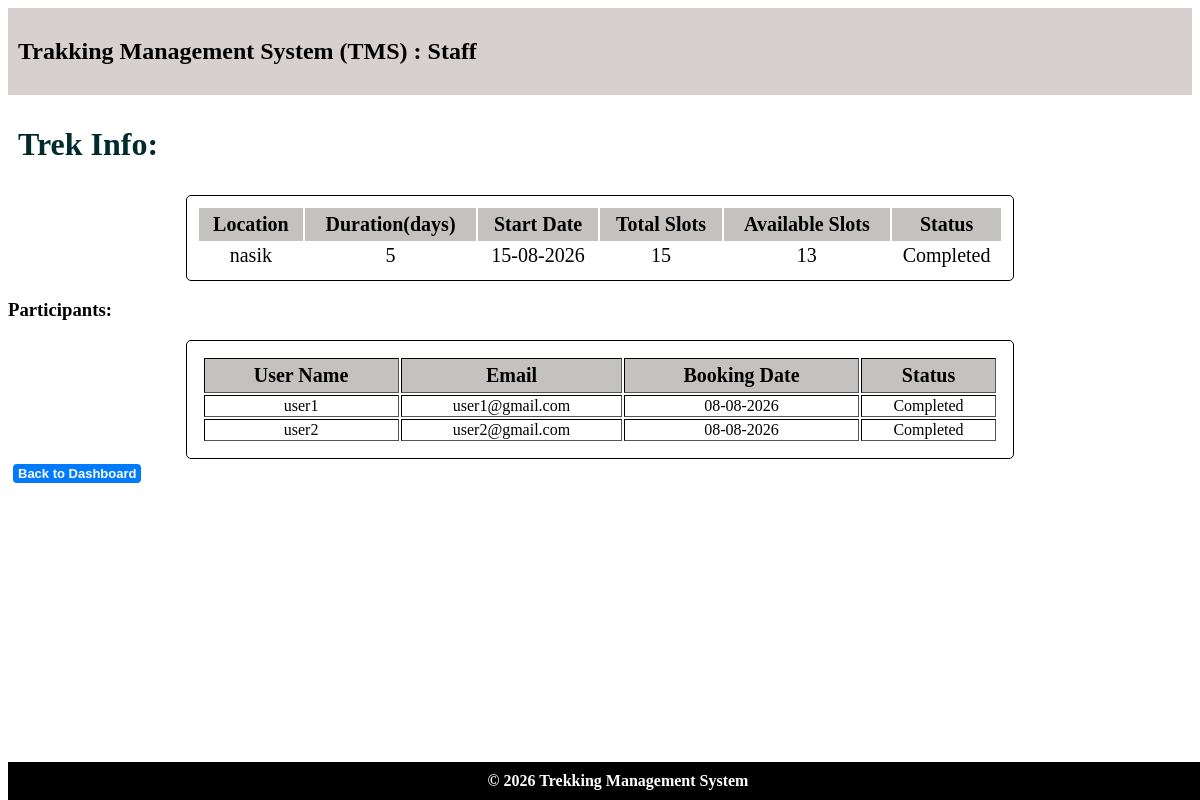
Screenshot of /staff/5/trek/3 with the database file from the repository.
### models.py (models this page shows)
class Treks(db.Model):
    __tablename__ = "treks"
    trek_id = db.Column(db.Integer,primary_key=True)
    trek_name = db.Column(db.String, nullable=False)
    location = db.Column(db.String, nullable=False)
    duration_days = db.Column(db.Integer,nullable=False)
    total_slots = db.Column(db.Integer,nullable=False)
    avail_slots = db.Column(db.Integer,nullable=False)
    staff_id = db.Column(db.Integer,db.ForeignKey("staff_profiles.staff_id"),nullable=True)
    difficulty = db.Column(db.Integer,nullable=False, default=0)    # 0 = Easy, 1 = Moderate, 2 = Hard
    trek_status = db.Column(db.Integer,nullable=False,default=0)    # 0 = Pending, 1 = Approved, 2 = Open, 3 = Closed, 4 = Completed
    start_date = db.Column(db.Date,nullable=False)
    end_date = db.Column(db.Date, nullable=False)
    description = db.Column(db.String,nullable=False)
    bookings = db.relationship(
        "Bookings",
        cascade="all, delete",
        backref="treks"
    )

class Bookings(db.Model):
    __tablename__ = "bookings"
    booking_id = db.Column(db.Integer,primary_key=True)
    trekker_id = db.Column(db.Integer,db.ForeignKey("trekker_profiles.trekker_id"),nullable=False)
    trek_id = db.Column(db.Integer,db.ForeignKey("treks.trek_id"),nullable=False)
    booking_status = db.Column(db.Integer,nullable=False,default=0)     # 0 = Booked, 1 = Cancelled  2 = Completed
    booking_date = db.Column(db.Date,nullable=False)
    __table_args__ = (
        db.UniqueConstraint(
            "trekker_id",
            "trek_id",
            name="unique_trekker_trek"
        ),
    )

class Trekker_Profiles(db.Model):
    __tablename__ = "trekker_profiles"
    trekker_id = db.Column(db.Integer,db.ForeignKey("users.id"),primary_key=True)
    name = db.Column(db.String, nullable=False)
    phone = db.Column(db.String, nullable=False)
    address = db.Column(db.String, nullable=False)
    emergency_contact = db.Column(db.String, nullable=False)
    status = db.Column(db.Integer,nullable=False,default=0) # 0 = Registered, # 1 = Blacklisted
    bookings = db.relationship(
        "Bookings",
        cascade="all, delete",
        backref="trekker_profiles"
    )

class Users(db.Model):
    __tablename__ = "users"
    id = db.Column(db.Integer, primary_key=True)
    email = db.Column(db.String, unique=True, nullable=False)
    password = db.Column(db.String, nullable=False)
    role = db.Column(db.Integer, nullable=False, default=1) # 0 = Admin, 1 = Trekker, 2 = Staff
    trekker_profile = db.relationship(
        "Trekker_Profiles",
        cascade="all, delete",
        backref="users",
        uselist=False
    )
    staff_profile = db.relationship(
        "Staff_Profiles",
        cascade="all, delete",
        backref="users",
        uselist=False
    )

### controller.py (the view)
@app.route("/staff/<int:staff_id>/trek/<int:trek_id>")
def staff_trek(staff_id, trek_id):
    trek = db.session.query(Treks).filter(Treks.trek_id == trek_id).first()
    if not trek:
        return "Trek not found."
    bookings = db.session.query(Bookings).filter(Bookings.trek_id == trek_id).all()
    return render_template("staff_treks.html",trek=trek,bookings=bookings,staff_id=staff_id)

### templates/staff_treks.html (shortened to what this page needs)
<!DOCTYPE html>
<html lang="en">
<head>
    <link rel="stylesheet" href="/static/main.css">
</head>
<body>
    <header>
        <h2>Trakking Management System (TMS) : Staff</h2>
    </header>
    <main>
        <h1>Trek Info: </h1>
        <table class="Dashboard">
            <tr><th>Location</th>   <th>Duration(days)</th> <th>Start Date</th> <th>Total Slots</th> <th>Available Slots</th> <th>Status</th></tr>
            <tr><td>{{ trek.location }}</td>
                <td>{{ trek.duration_days }}</td>
                <td>{{ trek.start_date.strftime('%d-%m-%Y') }}</td>
                <td>{{ trek.total_slots }}</td>
                <td>{{ trek.avail_slots }}</td>
                <td>
                    {% if trek.trek_status == 1 %}
                        Approved
                    {% elif trek.trek_status == 2 %}
                        Open
                    {% elif trek.trek_status == 3 %}
                        Closed
                    {% elif trek.trek_status == 4 %}
                        Completed
                    {% endif %}
                </td>
            </tr>
        </table>
        <h3>Participants: </h3>
        <table class="normal" border="1">
            <tr><th>User Name</th> <th>Email</th>   <th>Booking Date</th>   <th>Status</th></tr>
            {% for booking in bookings %}
            <tr><td>{{ booking.trekker_profiles.name }}</td>
                <td>{{ booking.trekker_profiles.users.email }}</td>
                <td>{{ booking.booking_date.strftime('%d-%m-%Y') }}</td>
                <td>
                    {% if booking.booking_status == 0 %}
                        Booked
                    {% elif booking.booking_status == 1 %}
                        Cancelled
                    {% elif booking.booking_status == 2 %}
                        Completed
                    {% endif %}
                </td>
            </tr>
        {% else %}
        <tr><td colspan="4">No participants yet.</td></tr>
        {% endfor %}
        </table>
        <a href="{{ url_for('staff_dashboard',staff_id=staff_id) }}"class="btn-link">
        Back to Dashboard</a>
        </main>
    <footer>© 2026 Trekking Management System</footer>
</body>
</html>

### static/main.css (style rules this page uses)
body { padding-bottom: 50px; }
footer { background:black; color:white; text-align:center; font-weight:bold; padding:10px; bottom: 0; position: fixed; width: 100%; }
header { background:rgb(214, 208, 208); text-align: justify; padding:10px; }
table th { background: rgb(196, 193, 193); font-size: 20px; padding: 5px; }
.Dashboard { margin: auto; width:70%; padding:10px; font-size: medium; border: 1px solid black; border-radius: 5px; text-align: center; font-size: 20px; }
.normal { text-align: center; padding: 15px; margin:auto; width:70%; border: 1px solid black; border-radius: 5px; }
h1 { padding: 10px; color: rgb(1, 42, 45); }
.btn-link { display: inline-block; padding: 2px 5px; text-decoration: none; font-family: sans-serif; font-weight: bold; font-size: small; background-color: #007bff; color: #ffffff; border-radius: 4px; transition: background-color 0.2s ease; cursor: pointer; margin: 5px; }

### rows the page displays
Treks: location "nasik", duration_days "5", start_date "15-08-2026", total_slots "15", avail_slots "13"
Bookings: trekker_profiles.name "user1", trekker_profiles.users.email "user1@gmail.com", booking_date "08-08-2026", booking_status "Completed"
Bookings: trekker_profiles.name "user2", trekker_profiles.users.email "user2@gmail.com", booking_date "08-08-2026", booking_status "Completed"
